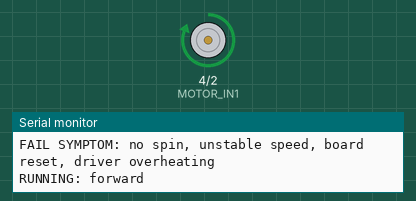
Recording of a sketch running on a simulated Arduino Uno, built with avr-gcc and run on an emulated ATmega328P. Parts: motor-driver pin pairs drawn as motors (green arrow = first pin HIGH = forward, orange = second pin HIGH = backward, longer = more drive), the last lines printed to the serial monitor.

Above: at 0.6 s.
At 2.6 s:
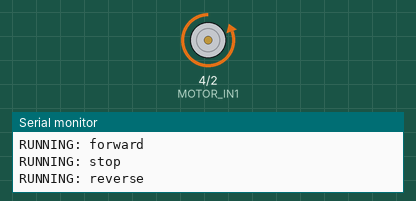
At 3.9 s:
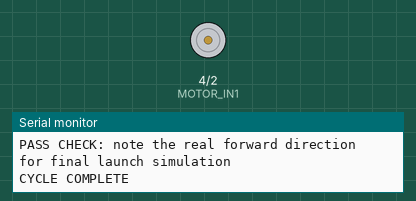
Timing chart, 0 to 6.3 s (numbered marks = the images above):
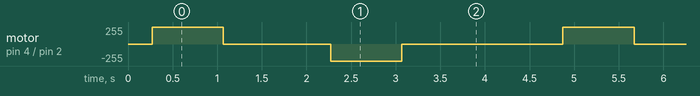

The sketch:

07_dc_motor_l298n_test.ino
```cpp
/*
  07_dc_motor_l298n_test
  Isolated acceptance test for L298N direction control.
*/

#define MOTOR_IN1 4
#define MOTOR_IN2 2

void printIntro() {
  Serial.println(F("START: 07_dc_motor_l298n_test"));
  Serial.println(F("PART: DC Motor + L298N"));
  Serial.println(F("PINS: IN1=D4, IN2=D2"));
  Serial.println(F("POWER: use external motor supply with shared GND"));
  Serial.println(F("PASS CHECK: clear forward direction, full stop, clear reverse direction"));
  Serial.println(F("FAIL SYMPTOM: no spin, unstable speed, board reset, driver overheating"));
  Serial.println();
}

void motorStop() {
  digitalWrite(MOTOR_IN1, LOW);
  digitalWrite(MOTOR_IN2, LOW);
}

void motorForward() {
  digitalWrite(MOTOR_IN1, HIGH);
  digitalWrite(MOTOR_IN2, LOW);
}

void motorReverse() {
  digitalWrite(MOTOR_IN1, LOW);
  digitalWrite(MOTOR_IN2, HIGH);
}

void setup() {
  Serial.begin(115200);

  pinMode(MOTOR_IN1, OUTPUT);
  pinMode(MOTOR_IN2, OUTPUT);
  motorStop();

  delay(250);
  printIntro();
}

void loop() {
  Serial.println(F("RUNNING: forward"));
  motorForward();
  delay(800);

  Serial.println(F("RUNNING: stop"));
  motorStop();
  delay(1200);

  Serial.println(F("RUNNING: reverse"));
  motorReverse();
  delay(800);

  Serial.println(F("RUNNING: stop"));
  motorStop();
  Serial.println(F("PASS CHECK: note the real forward direction for final launch simulation"));
  Serial.println(F("CYCLE COMPLETE"));
  Serial.println();
  delay(1800);
}
```

Measured:
- by itself, motor on pin 4 (MOTOR_IN1) / pin 2 (MOTOR_IN2): repeats every 4.6 s: stopped 1.2 s, backward 255/255 0.80 s, stopped 1.8 s, forward 255/255 0.80 s
